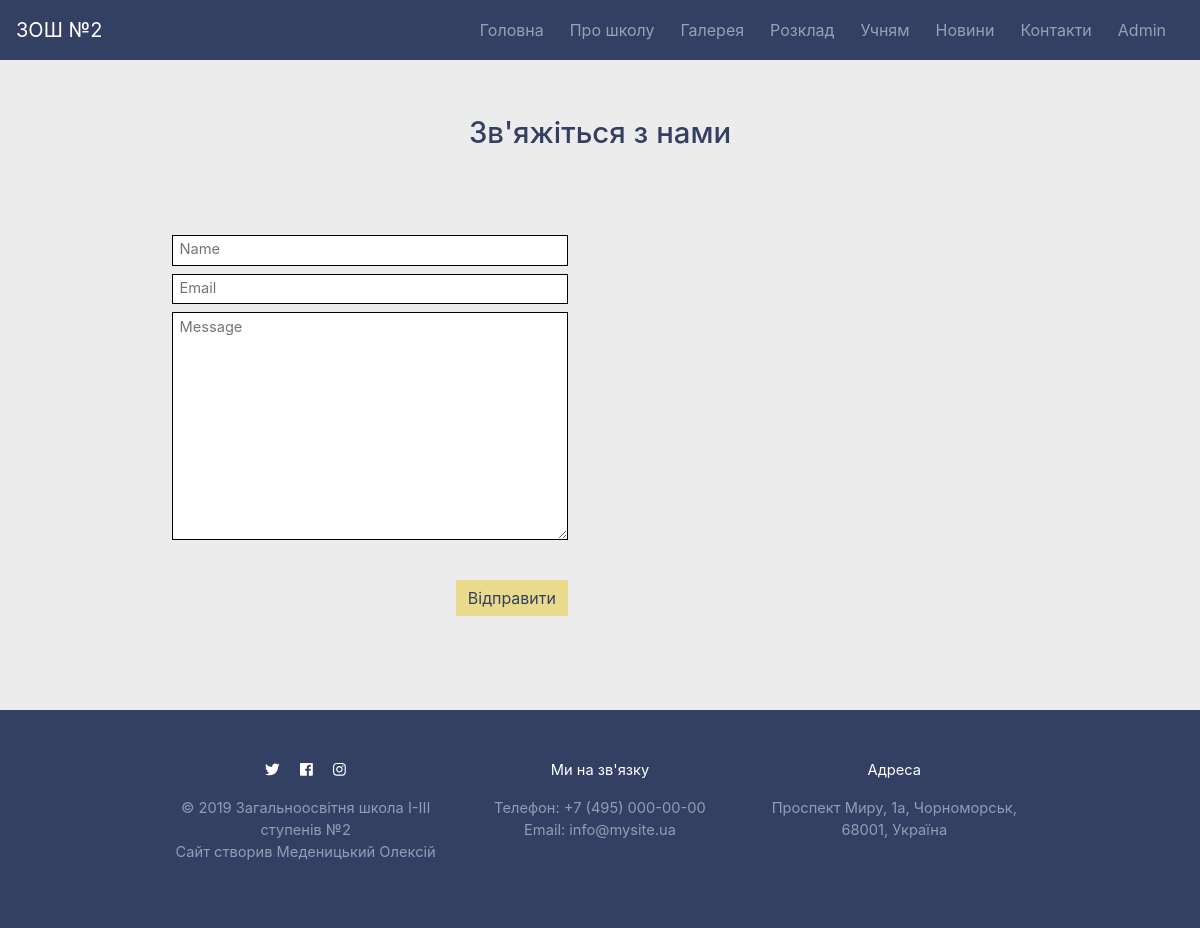
The page /contacts/ on the database as committed earlier.
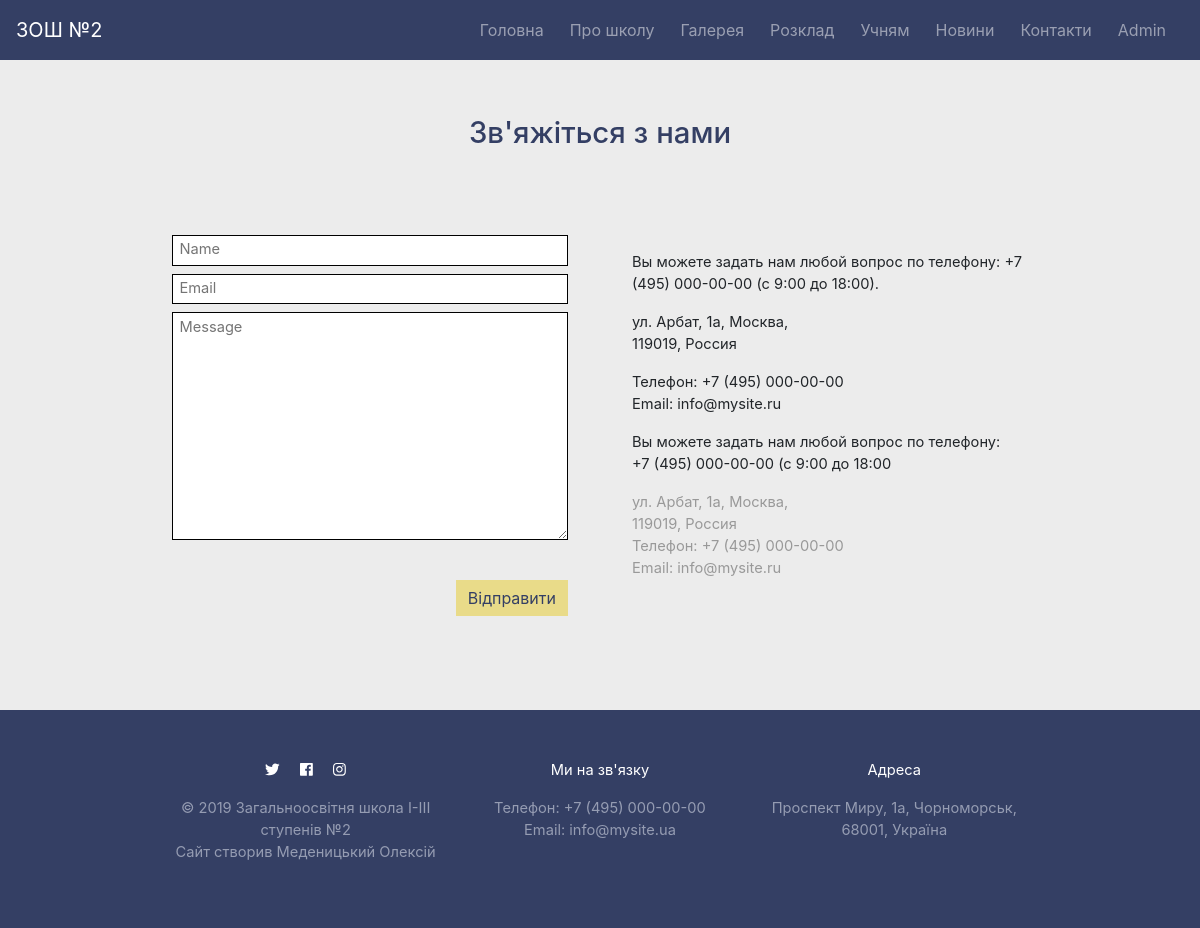
The same page on the database as committed later.
### core/models.py (models this page shows, shortened)
class Contact(models.Model):
	title = models.CharField(max_length=150)
	information = models.TextField()

### core/views.py (the view)
# urls.py: path('contacts/', views.contacts, name='core-contacts'),
def contacts(request):
	if request.method == 'POST':
		form = ContactForm(request.POST)
		if form.is_valid():
			sender_name = form.cleaned_data['name']
			sender_email = form.cleaned_data['email']
			message = "{0} has sent you a message:\n\n{1}".format(sender_name,
				form.cleaned_data['message'])
			send_mail('New Enquiry', message, sender_email,
				['alexeymedenitskiy@gmail.com'])
			messages.success(request, f'Message sent!')
			return redirect('core-contacts')
	else:
		form = ContactForm()
	context = {
		'title': 'Contacts',
		'form': form,
		'info': Contact.objects.all()
	}
	return render(request, 'core/contacts.html', context)

### core/forms.py
class ContactForm(forms.Form):
	name = forms.CharField(max_length=150, widget=forms.TextInput(attrs={'placeholder': 'Name'}))
	email = forms.EmailField(widget=forms.TextInput(attrs={'placeholder': 'Email'}))
	message = forms.CharField(widget=forms.Textarea(attrs={'placeholder': 'Message'}))

### core/templates/core/contacts.html (shortened to what this page needs)
{% extends 'core/base.html' %}
{% load crispy_forms_tags %}
{% block content %}
	<div class="row justify-content-center">
		<div class="col-md-12">
			<h2 align="center" class="section-title">Зв'яжіться з нами</h2>
			<br>
		</div>
		<div class="col-md-10">
			<div class="row">
				<div class="col-md-6 contact-panel">
					<form method="post">
						<fieldset class="form-group">
							{{ form.name }}<br>
							{{ form.email }}<br>
							{{ form.message }}
						</fieldset>
						<div class="form-group">
							<button class="btn btn-info rounded-0 float-right" type="submit">Відправити</button>
						</div>
					</form>
				</div>
				<div class="col-md-6 contact-panel">
					{% for show in info %}
						<p>{{ show.information|safe }}</p>
					{% endfor %}
				</div>
			</div>
		</div>
	</div>
{% endblock content %}

Rows that differ between the two databases and show on the page:
added Contact: information "Вы можете задать нам любой вопрос по телефону: +7 (495) 000-00-00 (с 9:00 до 18:00). ул. Арбат, 1а, Москва, 119019, Россия Телефон: +7 (495) 000-00-00 Email: info@mysite.ru"
added Contact: information "Вы можете задать нам любой вопрос по телефону: +7 (495) 000-00-00 (с 9:00 до 18:00 ул. Арбат, 1а, Москва, 119019, Россия Телефон: +7 (495) 000-00-00 Email: info@mysite.ru"
